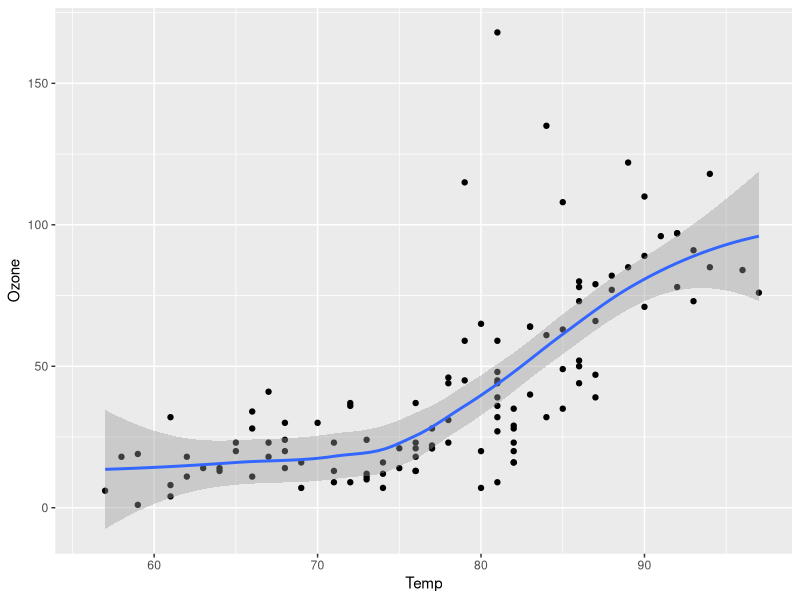
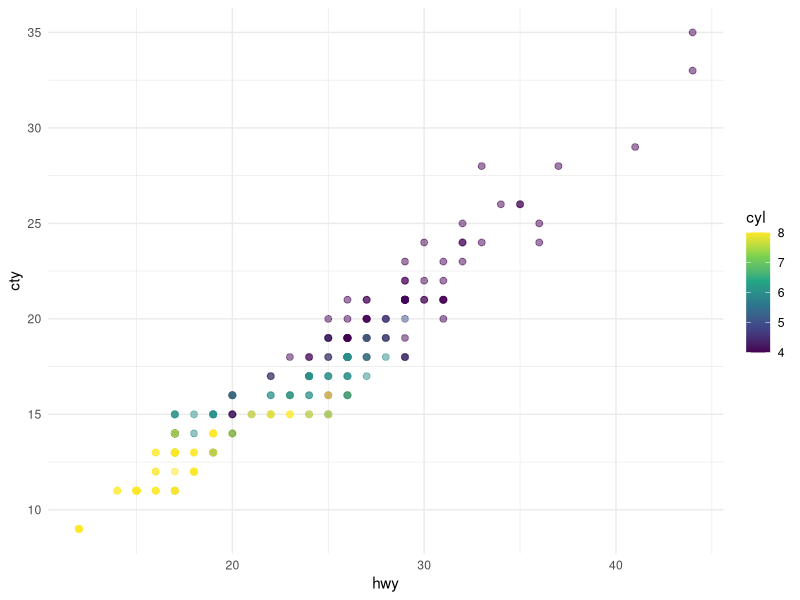
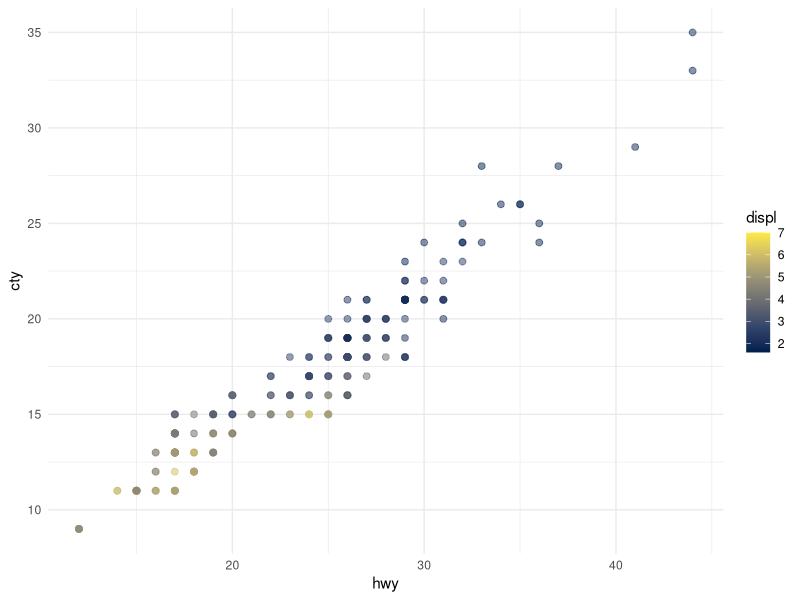

Generate these figures, in order, with R:
## ---- chunk 1
#| label: fig-airquality
#| fig-cap: A plot generated at compile-time by R, using a Scrivener paragraph style [R Block] and using column-page layout; the plot shows temperature against ozone level.
#| column: page
#| warning: false

library(ggplot2)

ggplot(airquality, aes(Temp, Ozone)) + 
  geom_point() + 
  geom_smooth(method = "loess")
## ---- chunk 2
#| label: tbl-tableKable
#| tbl-cap: This table uses Section Type `[Code R]` to insert the correct markup at compile, this is an alterative to using the `[R Block]` paragraph style. This shows a table generated by the R package *kableExtra*. Currently this works for HTML and LaTeX.
#| echo: false
#| cap-location: margin

# install.packages("kableExtra") # you need to install this in R
library(kableExtra)
dt <- mtcars[1:5, 1:6]
kbl(dt) %>%
  kable_styling(bootstrap_options = c("striped", "hover"))

## ---- chunk 3
#| label: load-packages
#| echo: false

library(ggplot2)
## ---- chunk 4
#| echo: false

mean_cty <- round(mean(mpg$cty), 2)
mean_hwy <- round(mean(mpg$hwy), 2)

## ---- chunk 5
#| label: fig-labe3
#| fig-cap: Place your figure caption here.

# Place your R code here, see https://quarto.org/docs/computations/r.html

#| label: fig-mpg
#| fig-cap: "City and highway mileage for 38 popular models of cars."
#| fig-subcap:
#|   - "Color by number of cylinders"
#|   - "Color by engine displacement, in liters"
#| layout-ncol: 2
#| column: page
#| cache: true

ggplot(mpg, aes(x = hwy, y = cty, color = cyl)) +
  geom_point(alpha = 0.5, size = 2) +
  scale_color_viridis_c() +
  theme_minimal()

ggplot(mpg, aes(x = hwy, y = cty, color = displ)) +
  geom_point(alpha = 0.5, size = 2) +
  scale_color_viridis_c(option = "E") +
  theme_minimal()
 
